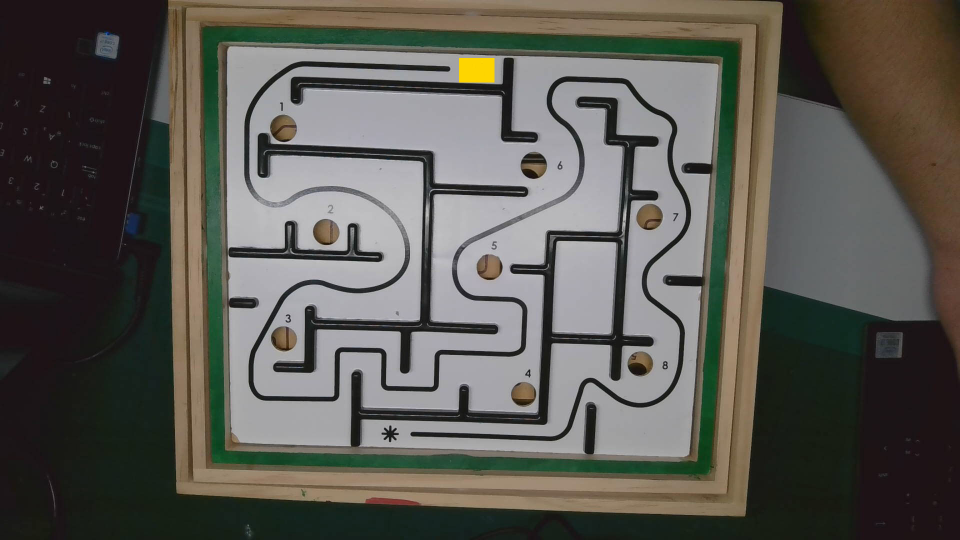
#> input picture main/dual_motor_control_via_serial/green.jpg, 1920 x 1080 px (shown at 1/2 size)
$ python -i main4.py   (imports and definitions only)
#> lines starting #> are read from the running program, lines starting #| are printed output that depends on the picture; after the words box and inside, x2 and y2 are one past the last pixel; in counts of white or black regions, pixels touching at a corner belong together
#> further down, picture is the input picture: shape (1080, 1920, 3); mean B, G, R 82.9, 89.2, 91.1
import cv2
import numpy as np
from image_rectification import rectify
from skimage.morphology import skeletonize
from skimage import img_as_ubyte
import time
import serial
import tkinter as tk
import threading
import random

timer_running = False
start_time = None
timer_label = None
end_reached = False

# [119 lines left out: functions start_timer, update_timer, define_path, order_points, define_hole, locate_ball, not called in this run]

def define_end(frame):
    lower_blue = np.array([100, 150, 100])
    upper_blue = np.array([110, 255, 255])

    hsv = cv2.cvtColor(frame, cv2.COLOR_BGR2HSV)
#> hsv: shape (1080, 1920, 3); mean H, S, V 80.8, 57.7, 95.9
    mask = cv2.inRange(hsv, lower_blue, upper_blue)
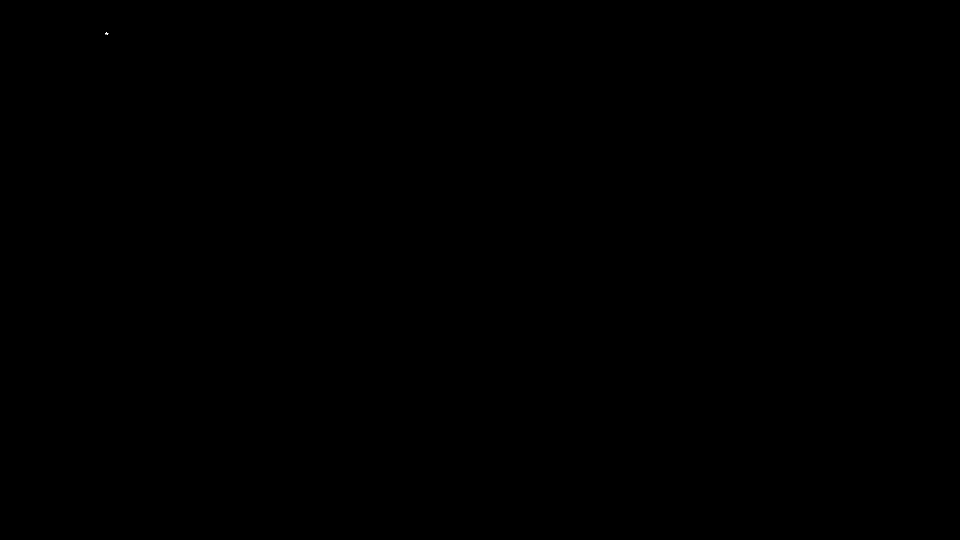
#> mask: shape (1080, 1920) (shown at 1/2 size); 0% white in thin lines or dots, all inside (x1, y1, x2, y2) = (210, 64, 217, 70)
    contours, _ = cv2.findContours(mask, cv2.RETR_EXTERNAL, cv2.CHAIN_APPROX_SIMPLE)
#> contours = 1 contour, all with area under 20

    return contours

# [201 lines left out: functions run_image_processing, start_solved, not called in this run]

def PIDcontrol(Kp,Ki,Kd,distance,integral,derivative):
    e = (Kp)*distance + (Ki)*integral + (Kd)*(derivative)
    return e

# [22 lines left out: functions send_position, create_gui, not called in this run]

# [2 lines not run here, left out]


>>> import cv2
>>> picture = cv2.imread('green.jpg')
>>> result = define_end(picture)
#> result = 1 contour, all with area under 20
